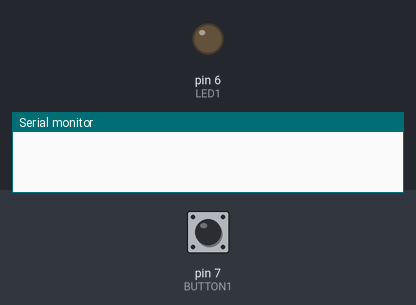
Bench run of a sketch on a simulated Arduino Uno, built with avr-gcc and run on an emulated ATmega328P. On the bench: output pins drawn as LEDs (lit = HIGH), the last lines printed to the serial monitor. Dashed ring = blinking. The test bench sets the inputs (shaded band); at power-on: pin 7 (BUTTON1) HIGH.

Above: at 1.2 s.
1.3 s: pin 7 (BUTTON1) pulled LOW for 0.15 s
At 1.9 s:
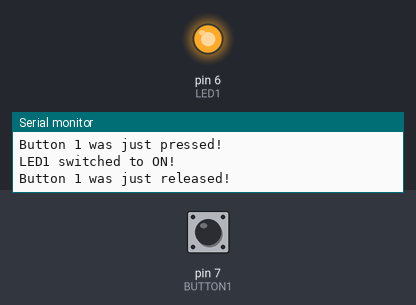
2.9 s: pin 7 (BUTTON1) pulled LOW for 1 s
At 3.8 s:
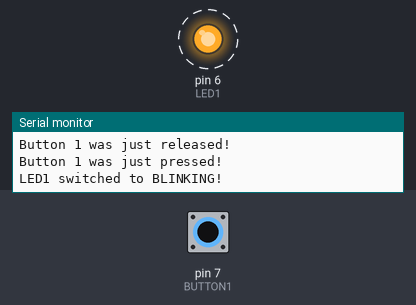
5.9 s: pin 7 (BUTTON1) pulsed LOW 5 times (0.12 s each, 0.3 s apart)
8.9 s: pin 7 (BUTTON1) pulled LOW for 3.2 s
At 10.3 s:
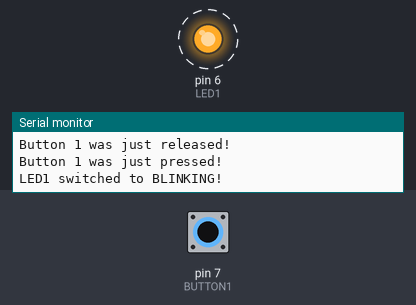
Timing chart, 0 to 14.6 s (numbered marks = the images above; inputs shaded):
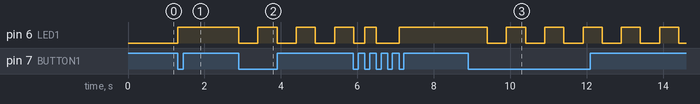

Measured:
- after the input at 1.3 s, pin 6 (LED1): LOW → HIGH at once
- after the input at 2.9 s, pin 6 (LED1): alternates HIGH for 0.50 s and LOW for 0.50 s, starting at once
- after the input at 8.9 s, pin 6 (LED1): alternates HIGH for 0.50 s and LOW for 0.50 s, starting after 0.50 s

The sketch:

ButtonStateExampleWithBlink.ino
```cpp
/*
 * This sketch demonstrates how to use
 * state variables to track the state
 * of a system.
 */

#define LED1 6
#define BUTTON1 7

enum LED_STATE {OFF, ON, BLINKING};
#define BLINK_PERIOD 500

LED_STATE currLED1;
bool prevButton1;
bool currButton1;
bool blink1;

unsigned long prevTime1 = 0;
unsigned long currTime1 = 0;

// in INPUT_PULLUP mode, if the signal is HIGH
// then the button is unpressed.
bool isPressed(int pin) {
  if (digitalRead(pin) == LOW) {
    return true;
  } else {
    return false;
  }
}

// this method checks the system to see
// if its state should change.
void checkState() {
  // check button 1.
  currButton1 = isPressed(BUTTON1);
  if (currButton1 == true && prevButton1 == false) {
    // button 1 was just pressed (transitioned from unpressed to pressed).
    // update button state info.
    Serial.println("Button 1 was just pressed!");
    prevButton1 = currButton1;

    // change the state of the LED.
    if(currLED1 == OFF) {
      // switch from off to on.
      currLED1 = ON;
      Serial.println("LED1 switched to ON!");
    } else if(currLED1 == ON) {
      // toggle to LED blinking.
      currLED1 = BLINKING;
      Serial.println("LED1 switched to BLINKING!");
    } else if (currLED1 == BLINKING) {
      currLED1 = OFF;
      Serial.println("LED1 switched to OFF!");
    }
  } else if (currButton1 == false && currButton1 != prevButton1) {
    // button 1 was just released.
    // update button state info.
    prevButton1 = currButton1;
    Serial.println("Button 1 was just released!");
    Serial.println("");
  }
}

void updateLEDs() {
  // check LED1.
  if (currLED1 == ON) {
    digitalWrite(LED1, HIGH);
  } else if (currLED1 == OFF) {
    digitalWrite(LED1, LOW);
  } else if (currLED1 == BLINKING) {
    currTime1 = millis();
    if (currTime1 - prevTime1 > BLINK_PERIOD) {
      // toggle between on and off.
      if (blink1) {
        digitalWrite(LED1, LOW);
        blink1 = false;
      } else {
        digitalWrite(LED1, HIGH);
        blink1 = true;
      }

      // update prev time.
      prevTime1 = currTime1;
    }
  }
}

void setup() {
  // initialize pins.
  pinMode(LED1, OUTPUT);
  pinMode(BUTTON1, INPUT_PULLUP);

  // set the LEDs to off.
  digitalWrite(LED1, LOW);
  currLED1 = OFF;

  // check set initial state to unpressed.
  prevButton1 = false;

  // initialize previous time.
  prevTime1 = millis();

  // initial blink state
  blink1 = HIGH;

  // enable serial connection.
  Serial.begin(9600);
}

void loop() {
  // do we need to update the state of the system?
  checkState();

  // update the LEDs based on the state of the system.
  updateLEDs();
}
```
